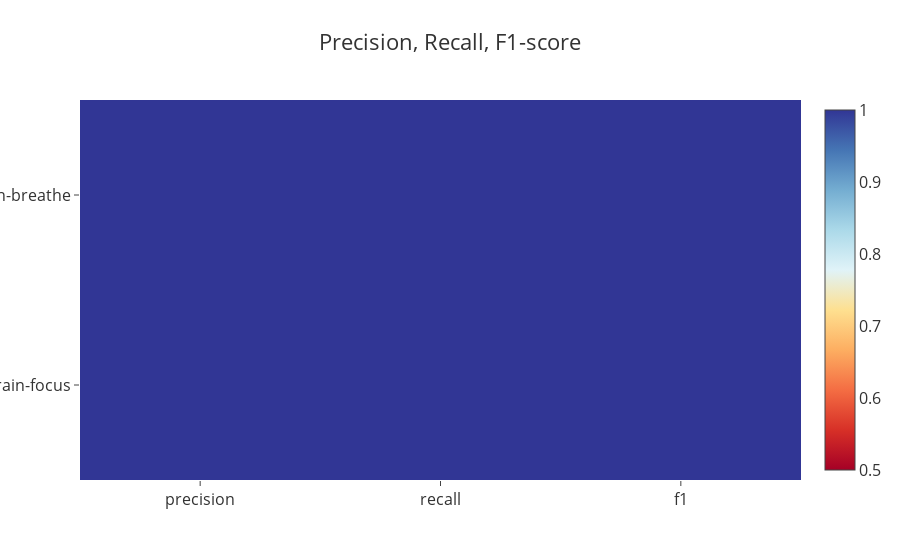
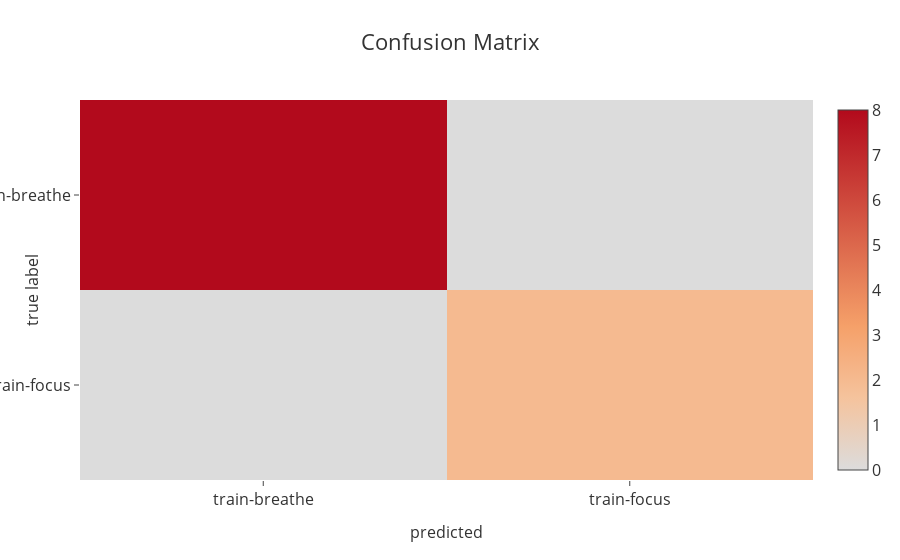

Source (notebook cell) for these figures, in order:
### Code cell
for label in ['activity']:
    cmc.plot_matrices(dfr, clf, features, label)

### Figure 1 — Plotly figure (JSON) as saved in the notebook; plotly's stock layout.template omitted (floating-point values rounded to 4 significant figures)
{"data": [{"colorscale": [[0, "rgb(165,0,38)"], [0.1111, "rgb(215,48,39)"], [0.2222, "rgb(244,109,67)"], [0.3333, "rgb(253,174,97)"], [0.4444, "rgb(254,224,144)"], [0.5556, "rgb(224,243,248)"], [0.6667, "rgb(171,217,233)"], [0.7778, "rgb(116,173,209)"], [0.8889, "rgb(69,117,180)"], [1, "rgb(49,54,149)"]], "type": "heatmap", "x": ["precision", "recall", "f1"], "y": ["train-breathe", "train-focus"], "z": [[1, 1, 1], [1, 1, 1]], "zmax": 1, "zmin": 0.5}], "layout": {"font": {"color": "#333333", "size": 16}, "title": "Precision, Recall, F1-score", "yaxis": {"autorange": "reversed"}}}

### Figure 2 — Plotly figure (JSON) as saved in the notebook; plotly's stock layout.template omitted (floating-point values rounded to 4 significant figures)
{"data": [{"colorscale": "Reds", "type": "heatmap", "x": ["train-breathe", "train-focus"], "y": ["train-breathe", "train-focus"], "z": [[8, 0], [0, 2]]}], "layout": {"font": {"color": "#333333", "size": 16}, "title": "Confusion Matrix", "xaxis": {"title": "predicted", "titlefont": {"color": "#333333", "size": 16}}, "yaxis": {"autorange": "reversed", "title": "true label", "titlefont": {"color": "#333333", "size": 16}}}}
